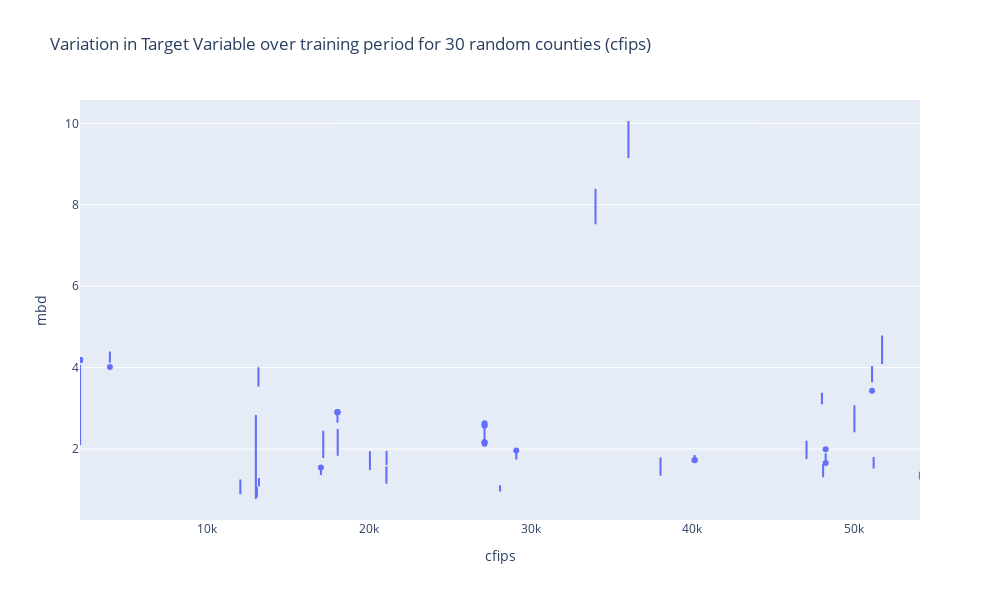

The notebook cell this image was saved under:
### Code cell
px.box(train_sample_30, 
        x = 'cfips',
        y = 'mbd',
        height= 600,
        width = 1000,
        title = "Variation in Target Variable over training period for 30 random counties (cfips)").show()

### Figure 1 — Plotly figure (JSON) as saved in the notebook; plotly's stock layout.template omitted (floating-point values rounded to 4 significant figures; data arrays with more than 128 entries replaced by an {"elided": "..."} marker saying what was removed)
{"data": [{"alignmentgroup": "True", "hovertemplate": "cfips=%{x}<br>mbd=%{y}<extra></extra>", "legendgroup": "", "marker": {"color": "#636efa"}, "name": "", "notched": false, "offsetgroup": "", "orientation": "v", "showlegend": false, "type": "box", "x": {"elided": "1170 int values"}, "x0": " ", "xaxis": "x", "y": {"elided": "1170 float values"}, "y0": " ", "yaxis": "y"}], "layout": {"boxmode": "group", "height": 600, "legend": {"tracegroupgap": 0}, "title": {"text": "Variation in Target Variable over training period for 30 random counties (cfips)"}, "width": 1000, "xaxis": {"anchor": "y", "domain": [0, 1], "title": {"text": "cfips"}}, "yaxis": {"anchor": "x", "domain": [0, 1], "title": {"text": "mbd"}}}}
